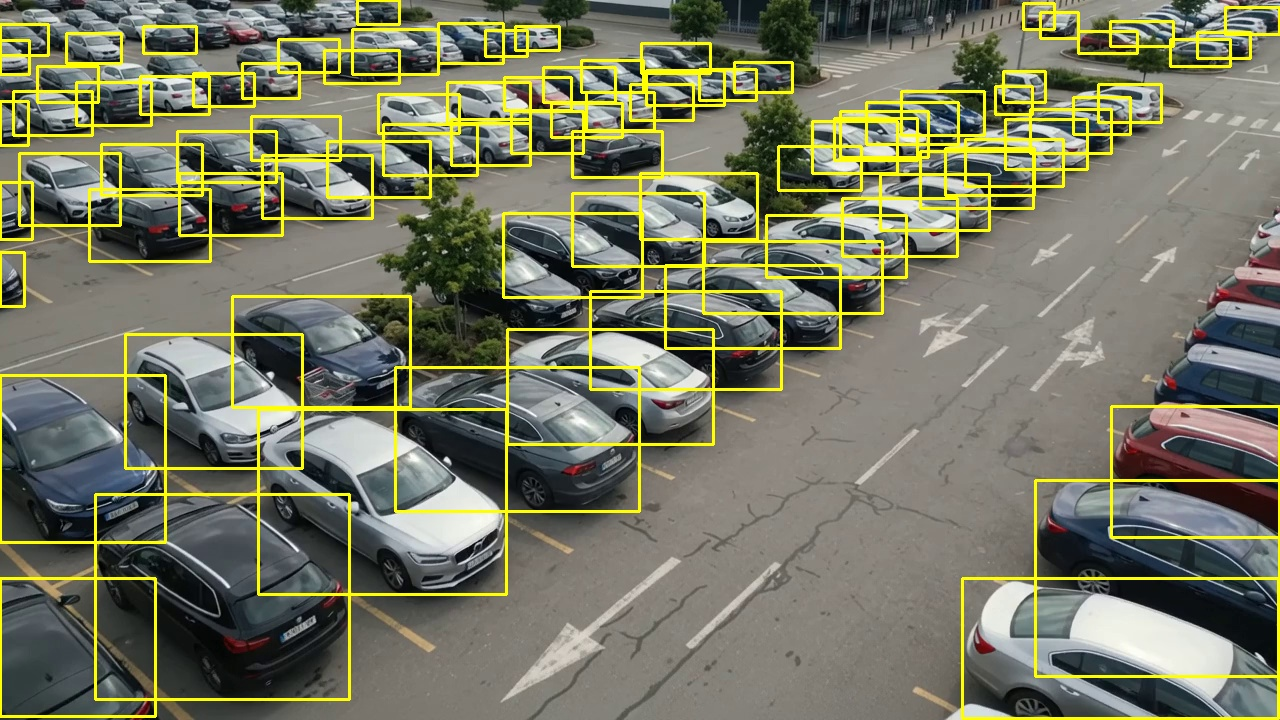
#> input picture evidencias/03_video_ia/detecciones_fotograma_0s.jpg, 1280 x 720 px
$ python -i estabilizar.py   (imports and definitions only)
#> lines starting #> are read from the running program, lines starting #| are printed output that depends on the picture
#> further down, picture is the input picture: shape (720, 1280, 3); mean B, G, R 97, 119.6, 118
"""Seguimiento del movimiento de la cámara para que los cajones (ROI) la acompañen.

Una cámara fija real casi no se mueve, pero el viento, la vibración o una toma de dron sí desplazan la imagen.
Se estima, entre fotogramas consecutivos, la homografía del plano del suelo (ORB + RANSAC) y se acumula para
proyectar los cajones dibujados en el primer fotograma sobre el fotograma actual.
"""
from __future__ import annotations

import cv2
import numpy as np

from .config import Space


class Estabilizador:
    def __init__(self, min_inliers: int = 40, escala: float = 0.5):
        self.min_inliers = min_inliers
        self.escala = escala
        self.H = np.eye(3)  # coordenadas del fotograma 0 -> coordenadas del fotograma actual
        self._orb = cv2.ORB_create(2500)
        self._bf = cv2.BFMatcher(cv2.NORM_HAMMING)
        self._prev: tuple | None = None
        self.perdidos = 0  # fotogramas en los que no se pudo estimar el movimiento

    def _features(self, frame: np.ndarray):
        gray = cv2.cvtColor(frame, cv2.COLOR_BGR2GRAY)
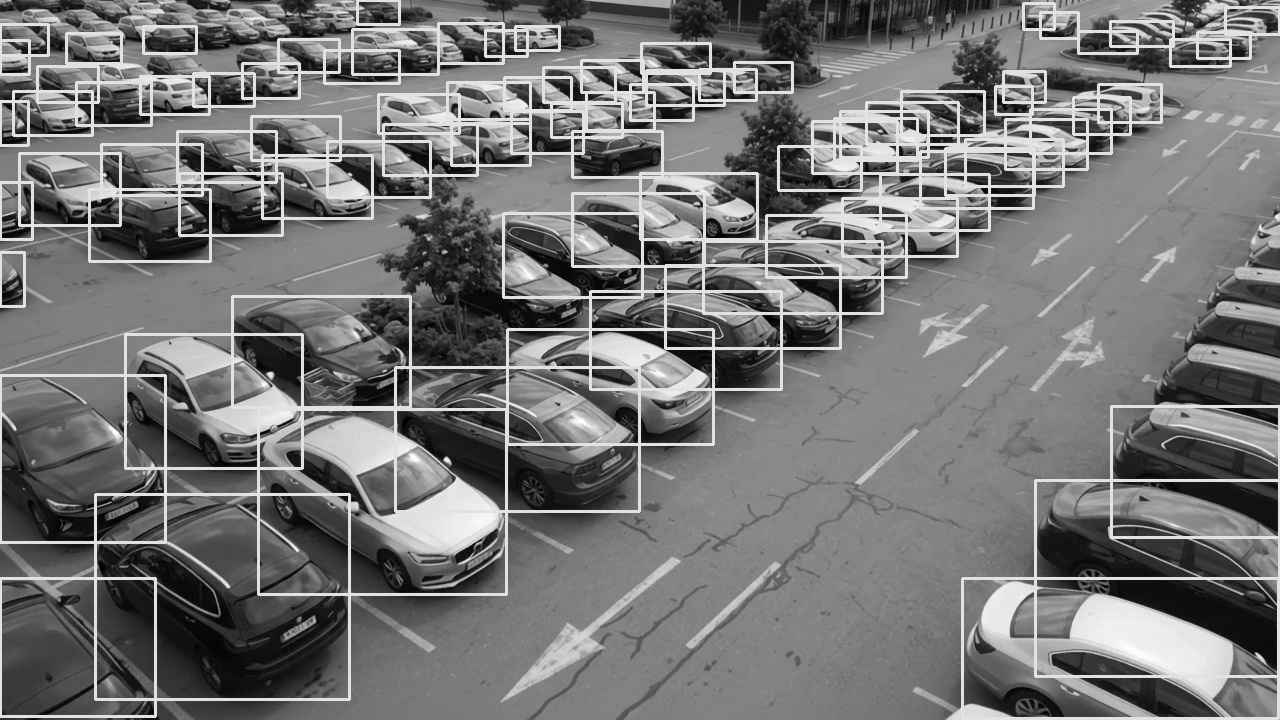
#> gray: shape (720, 1280); min 0, max 254, mean 116.5
        gray = cv2.resize(gray, None, fx=self.escala, fy=self.escala, interpolation=cv2.INTER_AREA)
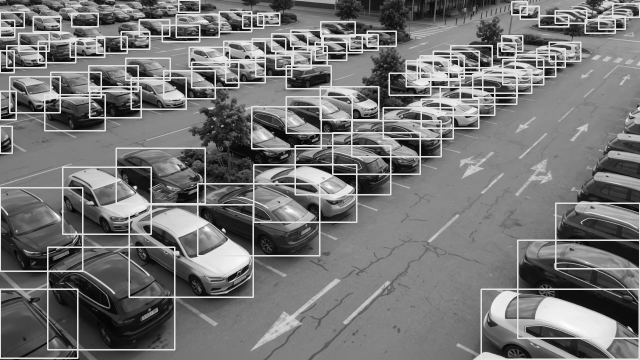
#> gray: shape (360, 640); min 1, max 254, mean 116.6
        return self._orb.detectAndCompute(gray, None)

    def update(self, frame: np.ndarray) -> np.ndarray:
        """Procesa el siguiente fotograma y devuelve la homografía acumulada fotograma 0 -> actual."""
        kp, des = self._features(frame)
#> kp = 2500 keypoints; strongest (x, y, size): (422, 154, 31), (42, 110, 31), (354, 176, 31), (103, 84, 31)
        if self._prev is not None and des is not None and self._prev[1] is not None:
            pares = self._bf.knnMatch(self._prev[1], des, k=2)
            buenos = [p[0] for p in pares if len(p) == 2 and p[0].distance < 0.75 * p[1].distance]
            if len(buenos) >= self.min_inliers:
                src = np.float32([self._prev[0][m.queryIdx].pt for m in buenos]) / self.escala
                dst = np.float32([kp[m.trainIdx].pt for m in buenos]) / self.escala
                H, mask = cv2.findHomography(src, dst, cv2.RANSAC, 4.0)
                if H is not None and int(mask.sum()) >= self.min_inliers:
                    self.H = H @ self.H
                else:
                    self.perdidos += 1
            else:
                self.perdidos += 1
        self._prev = (kp, des)
        return self.H


def proyectar(spaces: list[Space], H: np.ndarray) -> list[Space]:
    """Cajones del fotograma 0 llevados al fotograma actual."""
    out = []
    for sp in spaces:
        pts = cv2.perspectiveTransform(sp.polygon.reshape(-1, 1, 2).astype(np.float32), H).reshape(-1, 2)
        out.append(Space(sp.id, pts.astype(np.float32)))
    return out

>>> import cv2
>>> picture = cv2.imread('../../evidencias/03_video_ia/detecciones_fotograma_0s.jpg')
>>> result = Estabilizador().update(picture)
#> result = [[1, 0, 0], [0, 1, 0], [0, 0, 1]]

$ run again, on evidencias/03_video_ia/detecciones_fotograma_9s.jpg
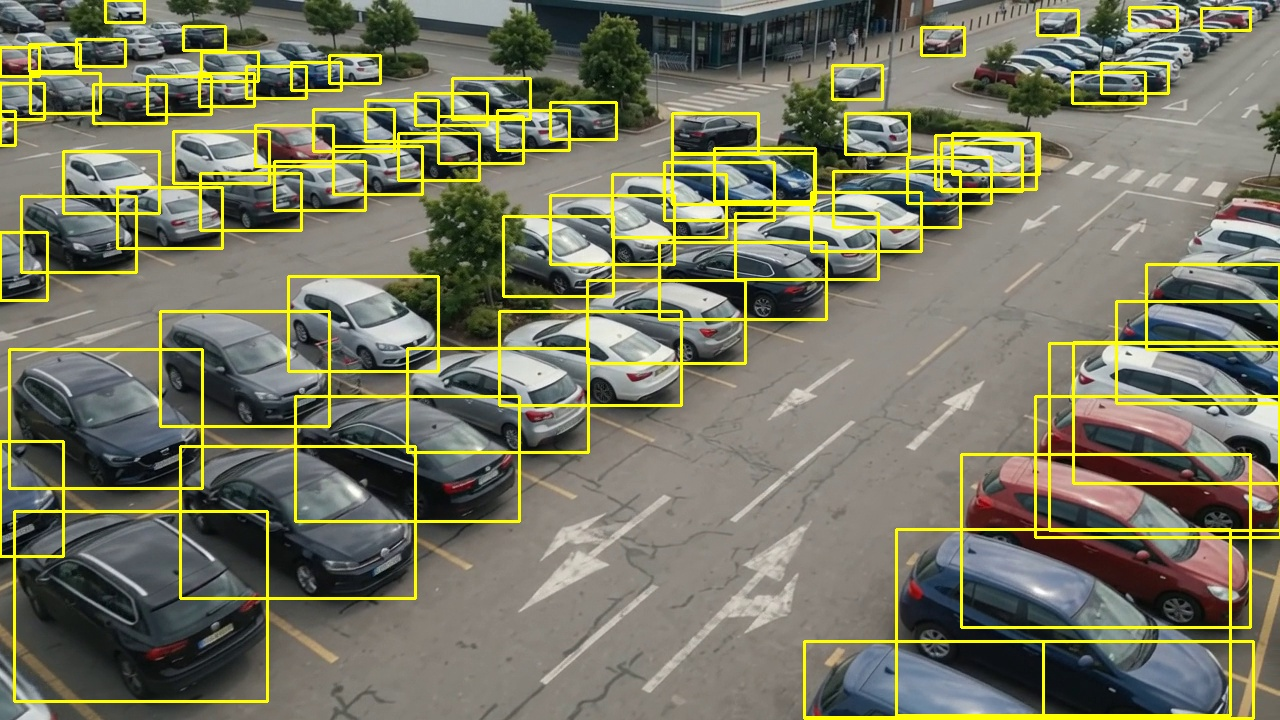
#> input picture evidencias/03_video_ia/detecciones_fotograma_9s.jpg, 1280 x 720 px
#> picture is the input picture: shape (720, 1280, 3); mean B, G, R 96.7, 119, 119.1
#> in _features, `gray = cv2.cvtColor(frame, cv2.COLOR_BGR2GRAY)`:
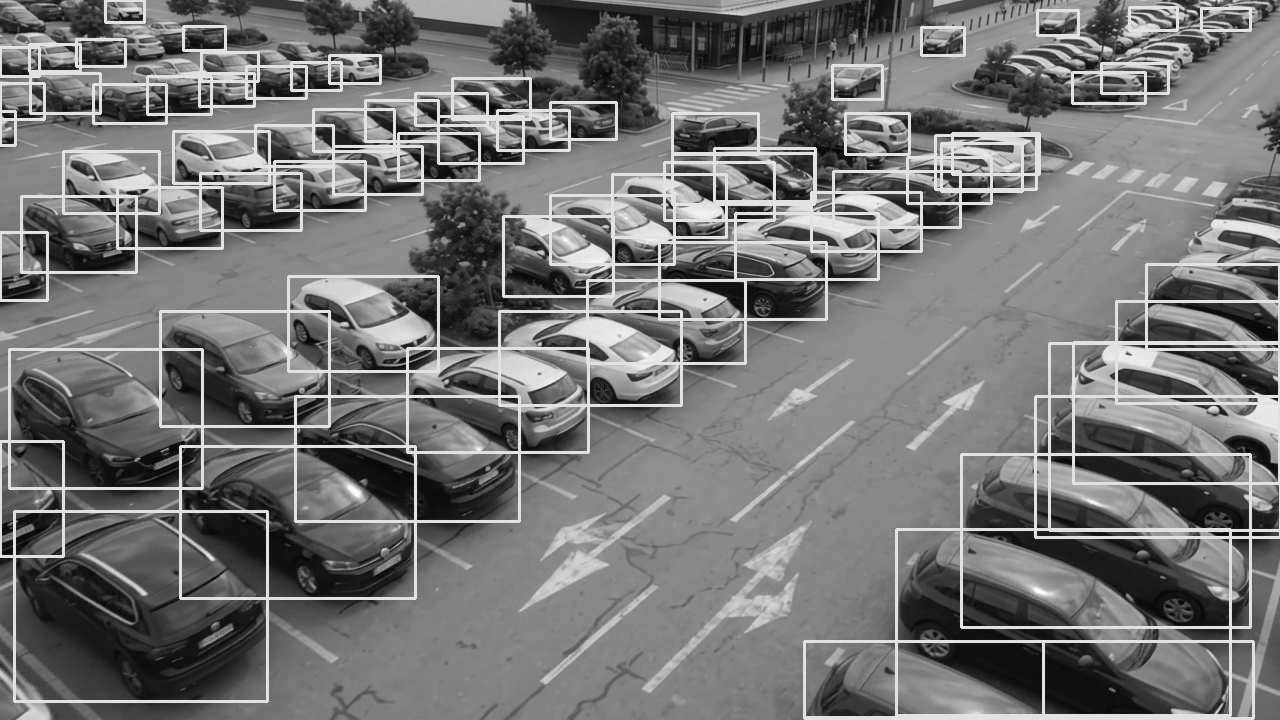
#> gray: shape (720, 1280); min 0, max 255, mean 116.5
#> in _features, `gray = cv2.resize(gray, None, fx=self.escala, fy=self.escala, interpol..`:
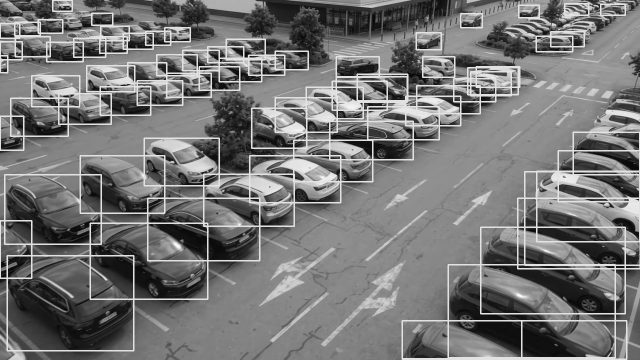
#> gray: shape (360, 640); min 6, max 253, mean 116.6
#> kp = 2496 keypoints; strongest (x, y, size): (370, 142, 31), (458, 104, 31), (92, 225, 31), (415, 137, 31)
#> result = [[1, 0, 0], [0, 1, 0], [0, 0, 1]]

$ run again, on evidencias/03_video_ia/montaje_cajones_estabilizados_0s_4s_8s.jpg
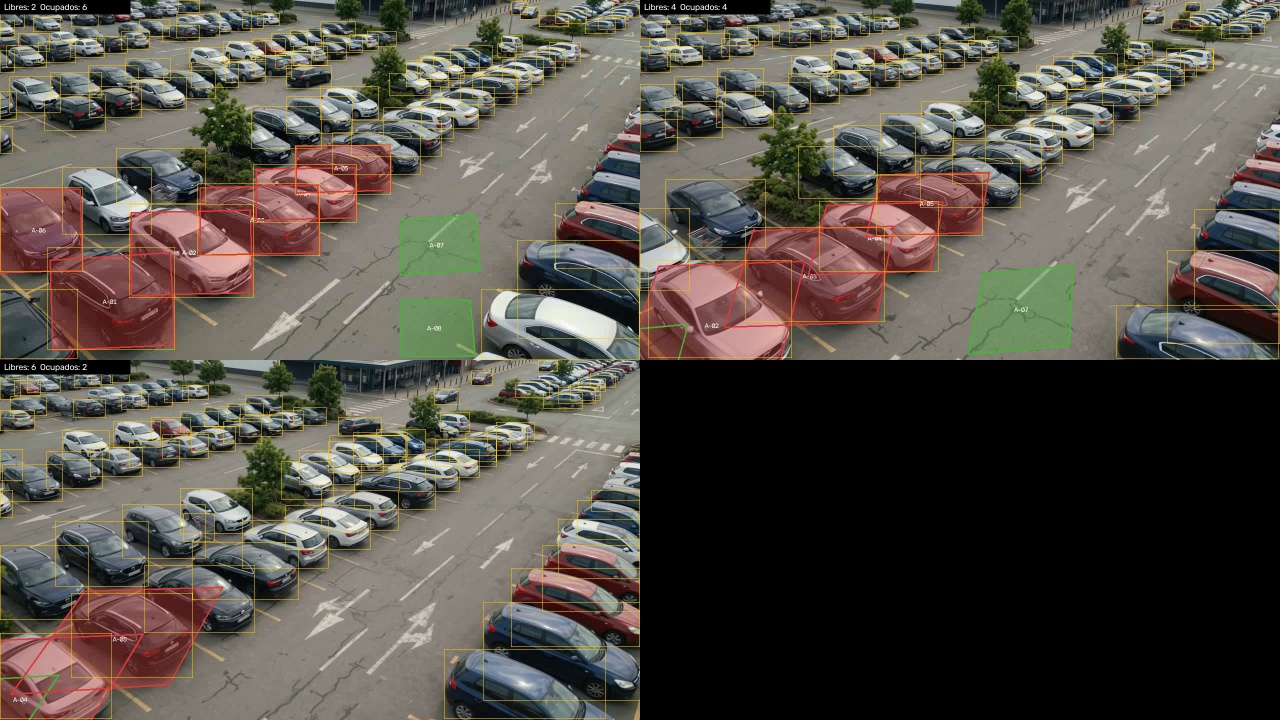
#> input picture evidencias/03_video_ia/montaje_cajones_estabilizados_0s_4s_8s.jpg, 1280 x 720 px
#> picture is the input picture: shape (720, 1280, 3); mean B, G, R 72.6, 80.1, 85.4
#> in _features, `gray = cv2.cvtColor(frame, cv2.COLOR_BGR2GRAY)`:
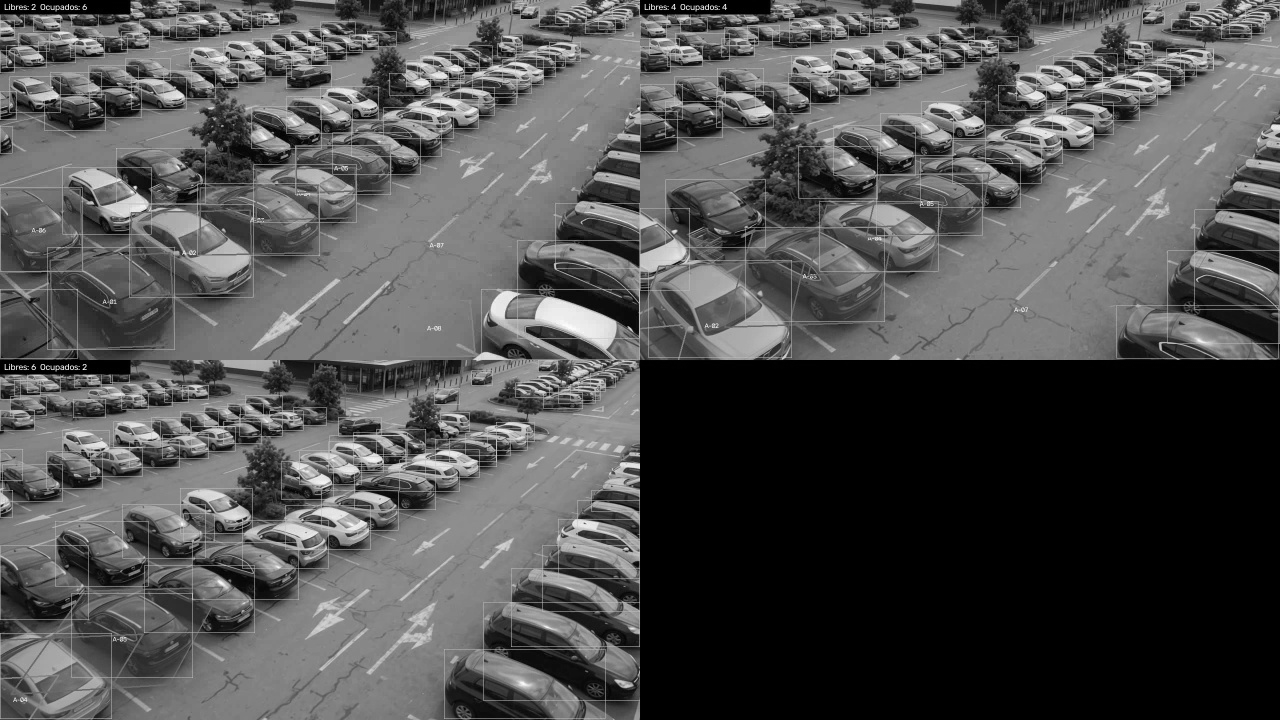
#> gray: shape (720, 1280); min 0, max 253, mean 80.8
#> in _features, `gray = cv2.resize(gray, None, fx=self.escala, fy=self.escala, interpol..`:
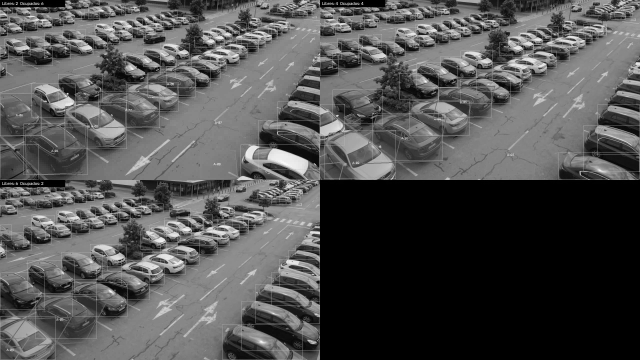
#> gray: shape (360, 640); min 0, max 251, mean 80.9
#> kp = 2447 keypoints; strongest (x, y, size): (319, 233, 31), (316, 229, 37.2), (318, 233, 37.2), (317, 243, 31)
#> result = [[1, 0, 0], [0, 1, 0], [0, 0, 1]]

$ run again, on evidencias/03_video_ia/montaje_condiciones_simuladas.jpg
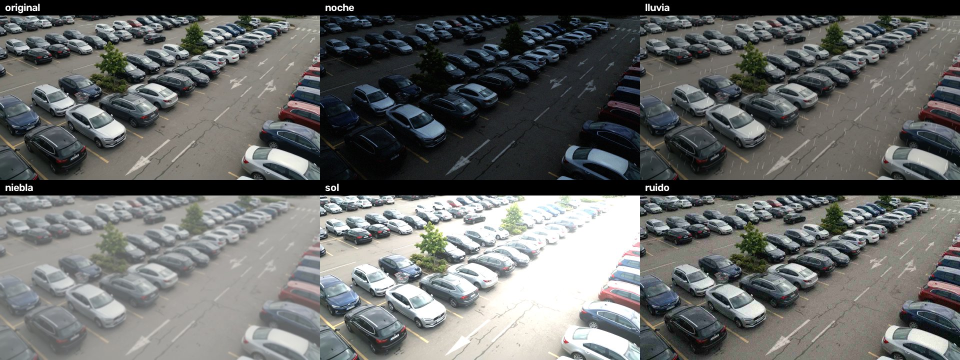
#> input picture evidencias/03_video_ia/montaje_condiciones_simuladas.jpg, 1920 x 720 px (shown at 1/2 size)
#> picture is the input picture: shape (720, 1920, 3); mean B, G, R 103.9, 104.8, 102.9
#> in _features, `gray = cv2.cvtColor(frame, cv2.COLOR_BGR2GRAY)`:
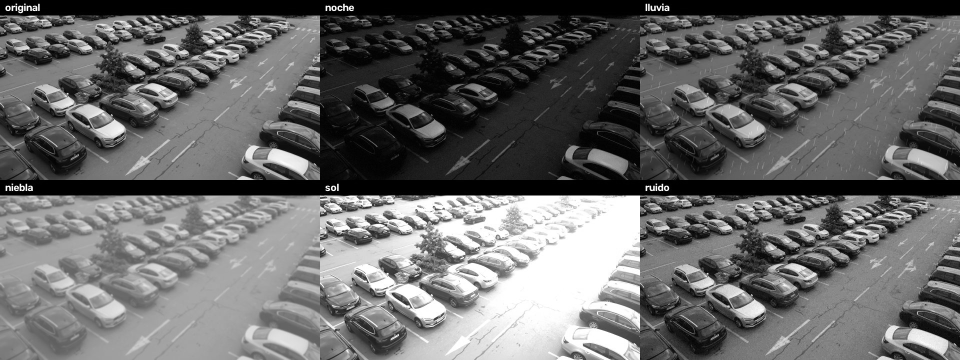
#> gray: shape (720, 1920) (shown at 1/2 size); min 0, max 255, mean 104.1
#> in _features, `gray = cv2.resize(gray, None, fx=self.escala, fy=self.escala, interpol..`:
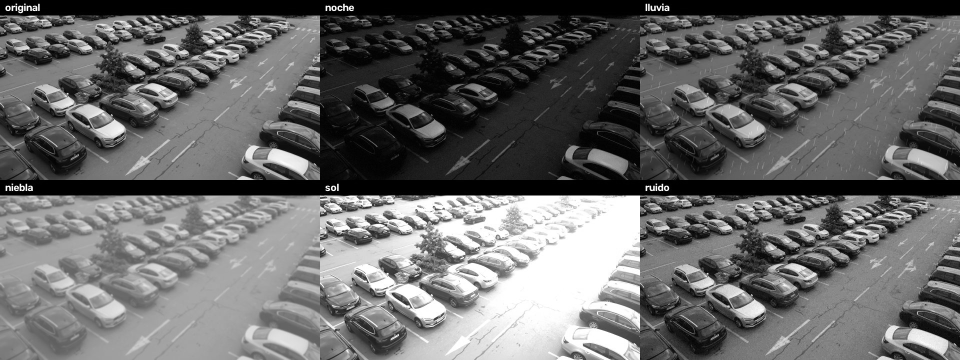
#> gray: shape (360, 960); min 0, max 255, mean 104.2
#> kp = 2500 keypoints; strongest (x, y, size): (648, 186, 31), (652, 187, 31), (668, 188, 31), (31, 188, 31)
#> result = [[1, 0, 0], [0, 1, 0], [0, 0, 1]]
